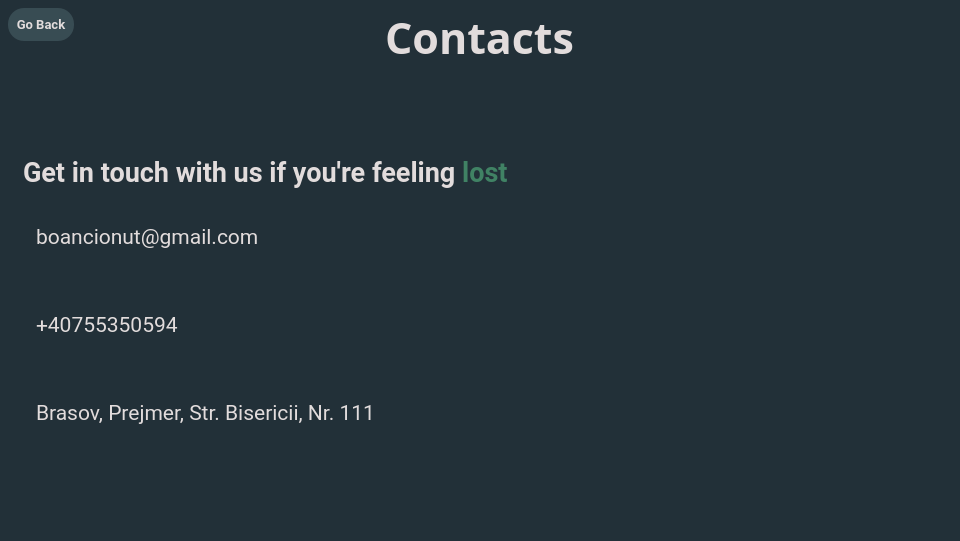
<?xml version="1.0" encoding="UTF-8"?>
<ui version="4.0">
 <author>Boanc Ionut-Silviu</author>
 <class>contacts_window</class>
 <widget class="QWidget" name="contacts_window">
  <property name="geometry">
   <rect>
    <x>0</x>
    <y>0</y>
    <width>960</width>
    <height>541</height>
   </rect>
  </property>
  <property name="sizePolicy">
   <sizepolicy hsizetype="Preferred" vsizetype="Preferred">
    <horstretch>0</horstretch>
    <verstretch>0</verstretch>
   </sizepolicy>
  </property>
  <property name="minimumSize">
   <size>
    <width>960</width>
    <height>540</height>
   </size>
  </property>
  <property name="maximumSize">
   <size>
    <width>16777215</width>
    <height>16777215</height>
   </size>
  </property>
  <property name="font">
   <font>
    <family>Roboto</family>
    <pointsize>12</pointsize>
   </font>
  </property>
  <property name="windowTitle">
   <string>CIIT</string>
  </property>
  <property name="styleSheet">
   <string notr="true">QPushButton {
	border-radius: 12px;
	padding-left: 16px;
	padding-right: 16px;
	padding-top: 8 px;
	padding-bottom: 8 px;
	color: rgb(190, 190, 190);
	background-color: rgb(55, 79, 91);
    }
QWidget#contacts_window{
background-color: rgb(34, 48, 56);
}

</string>
  </property>
  <layout class="QVBoxLayout" name="verticalLayout">
   <property name="spacing">
    <number>8</number>
   </property>
   <property name="leftMargin">
    <number>8</number>
   </property>
   <property name="topMargin">
    <number>8</number>
   </property>
   <property name="rightMargin">
    <number>8</number>
   </property>
   <property name="bottomMargin">
    <number>8</number>
   </property>
   <item>
    <layout class="QHBoxLayout" name="horizontalLayout">
     <item alignment="Qt::AlignmentFlag::AlignLeft|Qt::AlignmentFlag::AlignTop">
      <widget class="QPushButton" name="pb_back">
       <property name="font">
        <font>
         <family>Roboto</family>
         <pointsize>10</pointsize>
         <bold>true</bold>
        </font>
       </property>
       <property name="styleSheet">
        <string notr="true">QPushButton {
	border-radius: 16px;
	padding-left: 8px;
	padding-right: 8px;
	padding-top: 8 px;
	padding-bottom: 8 px;
	color:rgb(226, 220, 220);
	background-color: rgb(56, 76, 83);
    }</string>
       </property>
       <property name="text">
        <string>Go Back</string>
       </property>
       <property name="icon">
        <iconset resource="../icons/icons.qrc">
         <normaloff>:/Icons/arrow-left.svg</normaloff>:/Icons/arrow-left.svg</iconset>
       </property>
       <property name="iconSize">
        <size>
         <width>24</width>
         <height>24</height>
        </size>
       </property>
      </widget>
     </item>
     <item alignment="Qt::AlignmentFlag::AlignHCenter|Qt::AlignmentFlag::AlignTop">
      <widget class="QLabel" name="lb_title">
       <property name="maximumSize">
        <size>
         <width>16777215</width>
         <height>16777215</height>
        </size>
       </property>
       <property name="font">
        <font>
         <family>Vitesco</family>
         <pointsize>32</pointsize>
         <bold>true</bold>
         <strikeout>false</strikeout>
        </font>
       </property>
       <property name="styleSheet">
        <string notr="true">QLabel
{
    color: rgb(226, 220, 220);
}</string>
       </property>
       <property name="text">
        <string>Contacts</string>
       </property>
       <property name="alignment">
        <set>Qt::AlignmentFlag::AlignCenter</set>
       </property>
      </widget>
     </item>
     <item>
      <widget class="QLabel" name="lb_placeholder">
       <property name="enabled">
        <bool>true</bool>
       </property>
       <property name="sizePolicy">
        <sizepolicy hsizetype="Preferred" vsizetype="Preferred">
         <horstretch>0</horstretch>
         <verstretch>0</verstretch>
        </sizepolicy>
       </property>
       <property name="text">
        <string/>
       </property>
      </widget>
     </item>
    </layout>
   </item>
   <item>
    <spacer name="verticalSpacer_2">
     <property name="orientation">
      <enum>Qt::Orientation::Vertical</enum>
     </property>
     <property name="sizeHint" stdset="0">
      <size>
       <width>20</width>
       <height>40</height>
      </size>
     </property>
    </spacer>
   </item>
   <item>
    <layout class="QHBoxLayout" name="horizontalLayout_3">
     <item alignment="Qt::AlignmentFlag::AlignLeft|Qt::AlignmentFlag::AlignVCenter">
      <widget class="QLabel" name="label">
       <property name="sizePolicy">
        <sizepolicy hsizetype="MinimumExpanding" vsizetype="MinimumExpanding">
         <horstretch>0</horstretch>
         <verstretch>0</verstretch>
        </sizepolicy>
       </property>
       <property name="font">
        <font>
         <family>Roboto</family>
         <pointsize>20</pointsize>
         <bold>true</bold>
        </font>
       </property>
       <property name="styleSheet">
        <string notr="true">color:rgb(226, 220, 220);
padding-left: 8px;</string>
       </property>
       <property name="text">
        <string>&lt;html&gt;&lt;head/&gt;&lt;body&gt;&lt;p&gt;&lt;span style=&quot; color:#e2dcdc;&quot;&gt;Get in touch with us if you're feeling &lt;/span&gt;&lt;span style=&quot; color:#408264;&quot;&gt;lost&lt;/span&gt;&lt;/p&gt;&lt;/body&gt;&lt;/html&gt;</string>
       </property>
      </widget>
     </item>
    </layout>
   </item>
   <item>
    <layout class="QHBoxLayout" name="horizontalLayout_2">
     <item>
      <layout class="QGridLayout" name="gridLayout">
       <item row="1" column="1" alignment="Qt::AlignmentFlag::AlignLeft">
        <widget class="QLabel" name="lb_email">
         <property name="font">
          <font>
           <family>Roboto</family>
           <pointsize>16</pointsize>
          </font>
         </property>
         <property name="styleSheet">
          <string notr="true">color: rgb(226, 220, 220);</string>
         </property>
         <property name="text">
          <string>boancionut@gmail.com</string>
         </property>
        </widget>
       </item>
       <item row="2" column="0">
        <widget class="QLabel" name="lb_image_phone">
         <property name="sizePolicy">
          <sizepolicy hsizetype="Minimum" vsizetype="Preferred">
           <horstretch>0</horstretch>
           <verstretch>0</verstretch>
          </sizepolicy>
         </property>
         <property name="font">
          <font>
           <family>Roboto</family>
           <pointsize>16</pointsize>
          </font>
         </property>
         <property name="styleSheet">
          <string notr="true">color: rgb(226, 220, 220); padding-left: 8px;</string>
         </property>
         <property name="text">
          <string/>
         </property>
         <property name="pixmap">
          <pixmap resource="../icons/icons.qrc">:/Icons/phone.svg</pixmap>
         </property>
        </widget>
       </item>
       <item row="2" column="1" alignment="Qt::AlignmentFlag::AlignLeft">
        <widget class="QLabel" name="lb_phone">
         <property name="font">
          <font>
           <family>Roboto</family>
           <pointsize>16</pointsize>
          </font>
         </property>
         <property name="styleSheet">
          <string notr="true">color: rgb(226, 220, 220);</string>
         </property>
         <property name="text">
          <string>+40755350594</string>
         </property>
        </widget>
       </item>
       <item row="1" column="0">
        <widget class="QLabel" name="lb_image_email">
         <property name="sizePolicy">
          <sizepolicy hsizetype="Minimum" vsizetype="Preferred">
           <horstretch>0</horstretch>
           <verstretch>0</verstretch>
          </sizepolicy>
         </property>
         <property name="font">
          <font>
           <family>Roboto</family>
           <pointsize>16</pointsize>
          </font>
         </property>
         <property name="styleSheet">
          <string notr="true">color: rgb(226, 220, 220); padding-left: 8px;</string>
         </property>
         <property name="text">
          <string/>
         </property>
         <property name="pixmap">
          <pixmap resource="../icons/icons.qrc">:/Icons/mail.svg</pixmap>
         </property>
        </widget>
       </item>
       <item row="3" column="0">
        <widget class="QLabel" name="lb_image_location">
         <property name="sizePolicy">
          <sizepolicy hsizetype="Minimum" vsizetype="Preferred">
           <horstretch>0</horstretch>
           <verstretch>0</verstretch>
          </sizepolicy>
         </property>
         <property name="font">
          <font>
           <family>Roboto</family>
           <pointsize>16</pointsize>
          </font>
         </property>
         <property name="styleSheet">
          <string notr="true">color: rgb(226, 220, 220); padding-left: 8px;</string>
         </property>
         <property name="text">
          <string/>
         </property>
         <property name="pixmap">
          <pixmap resource="../icons/icons.qrc">:/Icons/map-pin.svg</pixmap>
         </property>
        </widget>
       </item>
       <item row="3" column="1" alignment="Qt::AlignmentFlag::AlignLeft">
        <widget class="QLabel" name="lb_location">
         <property name="font">
          <font>
           <family>Roboto</family>
           <pointsize>16</pointsize>
          </font>
         </property>
         <property name="styleSheet">
          <string notr="true">color: rgb(226, 220, 220);</string>
         </property>
         <property name="text">
          <string>Brasov, Prejmer, Str. Bisericii, Nr. 111</string>
         </property>
        </widget>
       </item>
      </layout>
     </item>
     <item>
      <spacer name="horizontalSpacer_2">
       <property name="orientation">
        <enum>Qt::Orientation::Horizontal</enum>
       </property>
       <property name="sizeHint" stdset="0">
        <size>
         <width>40</width>
         <height>20</height>
        </size>
       </property>
      </spacer>
     </item>
     <item>
      <widget class="QLabel" name="lb_image">
       <property name="sizePolicy">
        <sizepolicy hsizetype="MinimumExpanding" vsizetype="MinimumExpanding">
         <horstretch>0</horstretch>
         <verstretch>0</verstretch>
        </sizepolicy>
       </property>
       <property name="minimumSize">
        <size>
         <width>256</width>
         <height>256</height>
        </size>
       </property>
       <property name="maximumSize">
        <size>
         <width>400</width>
         <height>400</height>
        </size>
       </property>
       <property name="styleSheet">
        <string notr="true">image: url(:/Images/contacts.png);</string>
       </property>
       <property name="text">
        <string/>
       </property>
      </widget>
     </item>
     <item>
      <spacer name="horizontalSpacer">
       <property name="orientation">
        <enum>Qt::Orientation::Horizontal</enum>
       </property>
       <property name="sizeHint" stdset="0">
        <size>
         <width>40</width>
         <height>20</height>
        </size>
       </property>
      </spacer>
     </item>
    </layout>
   </item>
   <item>
    <spacer name="verticalSpacer">
     <property name="orientation">
      <enum>Qt::Orientation::Vertical</enum>
     </property>
     <property name="sizeHint" stdset="0">
      <size>
       <width>20</width>
       <height>40</height>
      </size>
     </property>
    </spacer>
   </item>
  </layout>
 </widget>
 <resources>
  <include location="../icons/icons.qrc"/>
 </resources>
 <connections/>
 <designerdata>
  <property name="gridDeltaX">
   <number>8</number>
  </property>
  <property name="gridDeltaY">
   <number>8</number>
  </property>
  <property name="gridSnapX">
   <bool>true</bool>
  </property>
  <property name="gridSnapY">
   <bool>true</bool>
  </property>
  <property name="gridVisible">
   <bool>true</bool>
  </property>
 </designerdata>
</ui>
